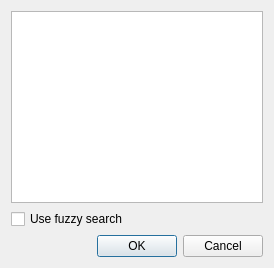
<?xml version="1.0" encoding="UTF-8"?>
<ui version="4.0">
 <class>StringQueryDialog</class>
 <widget class="QDialog" name="StringQueryDialog">
  <property name="geometry">
   <rect>
    <x>0</x>
    <y>0</y>
    <width>274</width>
    <height>268</height>
   </rect>
  </property>
  <property name="windowTitle">
   <string>Dialog</string>
  </property>
  <layout class="QVBoxLayout" name="verticalLayout">
   <item>
    <widget class="QPlainTextEdit" name="plainTextEdit">
     <property name="sizePolicy">
      <sizepolicy hsizetype="Expanding" vsizetype="Expanding">
       <horstretch>0</horstretch>
       <verstretch>0</verstretch>
      </sizepolicy>
     </property>
    </widget>
   </item>
   <item>
    <widget class="QCheckBox" name="checkBox">
     <property name="text">
      <string>Use fuzzy search</string>
     </property>
    </widget>
   </item>
   <item>
    <widget class="QDialogButtonBox" name="buttonBox">
     <property name="orientation">
      <enum>Qt::Horizontal</enum>
     </property>
     <property name="standardButtons">
      <set>QDialogButtonBox::Cancel|QDialogButtonBox::Ok</set>
     </property>
    </widget>
   </item>
  </layout>
 </widget>
 <resources/>
 <connections>
  <connection>
   <sender>buttonBox</sender>
   <signal>accepted()</signal>
   <receiver>StringQueryDialog</receiver>
   <slot>accept()</slot>
   <hints>
    <hint type="sourcelabel">
     <x>248</x>
     <y>254</y>
    </hint>
    <hint type="destinationlabel">
     <x>157</x>
     <y>274</y>
    </hint>
   </hints>
  </connection>
  <connection>
   <sender>buttonBox</sender>
   <signal>rejected()</signal>
   <receiver>StringQueryDialog</receiver>
   <slot>reject()</slot>
   <hints>
    <hint type="sourcelabel">
     <x>316</x>
     <y>260</y>
    </hint>
    <hint type="destinationlabel">
     <x>286</x>
     <y>274</y>
    </hint>
   </hints>
  </connection>
 </connections>
</ui>
